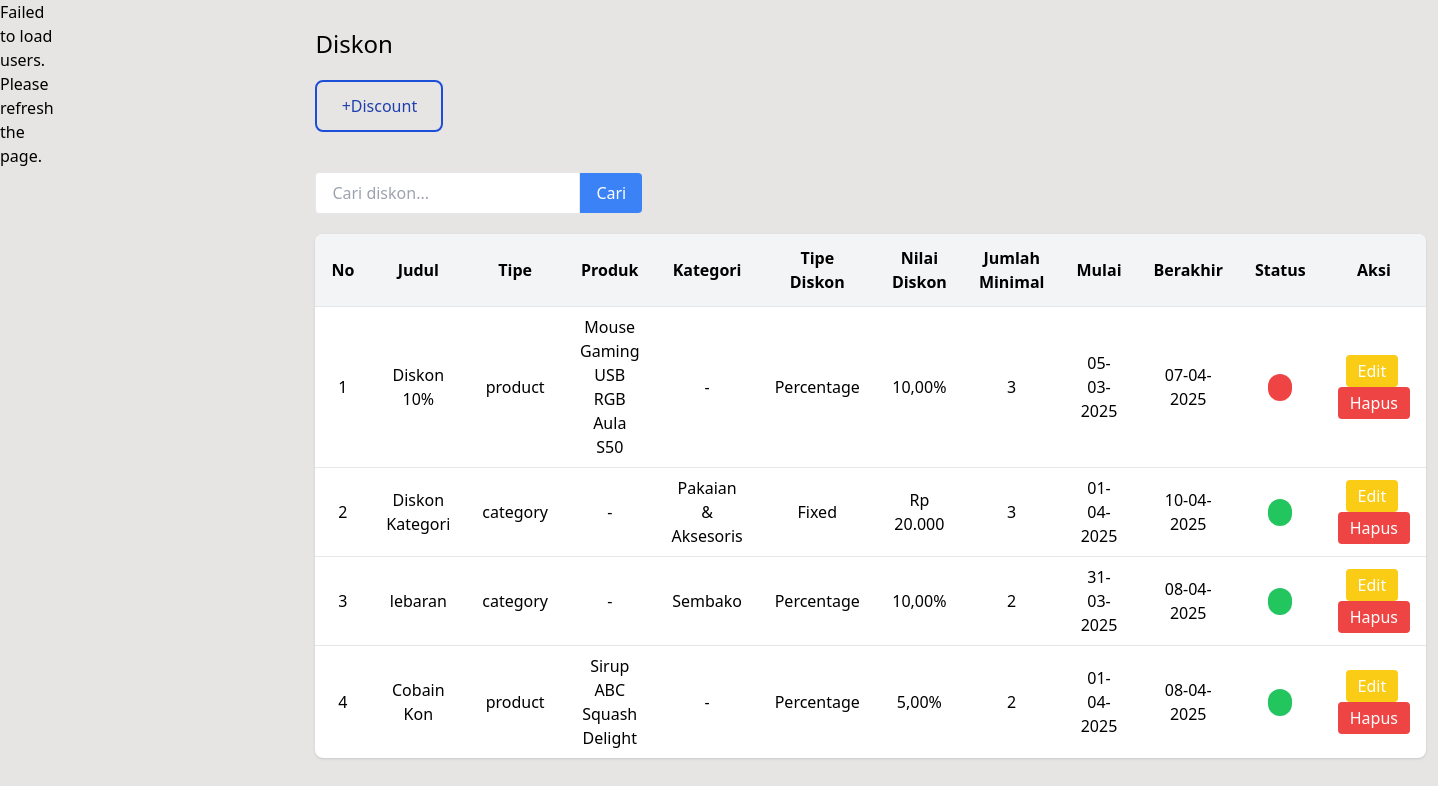
/admin/discount.php (signed in), run on the app's committed database.
### tables this page shows
CREATE TABLE `discounts` (
  `id` int NOT NULL,
  `name` varchar(255) NOT NULL,
  `type` enum('product','category') NOT NULL,
  `product_id` int DEFAULT NULL,
  `category_id` int DEFAULT NULL,
  `discount_type` enum('percentage','fixed') NOT NULL,
  `discount_value` decimal(10,2) NOT NULL,
  `min_quantity` int DEFAULT '1',
  `start_date` date NOT NULL,
  `end_date` date NOT NULL,
  `created_at` timestamp NULL DEFAULT CURRENT_TIMESTAMP,
  `updated_at` timestamp NULL DEFAULT CURRENT_TIMESTAMP ON UPDATE CURRENT_TIMESTAMP
);

CREATE TABLE `products` (
  `id` int NOT NULL,
  `name` varchar(255) NOT NULL,
  `description` text,
  `price` decimal(10,2) NOT NULL,
  `stock` int NOT NULL,
  `category_id` int NOT NULL,
  `image` varchar(255) DEFAULT NULL,
  `arrival_date` date NOT NULL,
  `created_at` timestamp NULL DEFAULT CURRENT_TIMESTAMP,
  `updated_at` timestamp NULL DEFAULT CURRENT_TIMESTAMP ON UPDATE CURRENT_TIMESTAMP
);

CREATE TABLE `categories` (
  `id` int NOT NULL,
  `category_name` varchar(50) NOT NULL,
  `created_at` timestamp NULL DEFAULT CURRENT_TIMESTAMP,
  `updated_at` timestamp NULL DEFAULT CURRENT_TIMESTAMP ON UPDATE CURRENT_TIMESTAMP
);

### admin/discount.php (the view, shortened to what this page needs)
<?php
require '../connection.php';
$search = $_GET['search'] ?? '';
$query = "SELECT d.*,
                 p.name AS product_name,
                 c.category_name
          FROM discounts d
          LEFT JOIN products p ON d.product_id = p.id
          LEFT JOIN categories c ON d.category_id = c.id
          WHERE d.name LIKE :search
             OR d.discount_type LIKE :search
             OR p.name LIKE :search
             OR c.category_name LIKE :search";
$stmt = $pdo->prepare($query);
$stmt->execute(['search' => "%$search%"]);
$discounts = $stmt->fetchAll(PDO::FETCH_ASSOC);
?>
<!DOCTYPE html>
<html lang="en">
<head>
    <script src="https://cdn.tailwindcss.com"></script>
</head>
<body class="flex bg-stone-200">
    <div id="sidebar"></div>
    <div class="ml-60  w-full px-3 py-7">
    <h1 class="text-2xl font-medium mb-5">Diskon</h1>
        <div class="mb-10">
            <a class="py-3 flex justify-center items-center w-32 rounded-lg border border-2 border-blue-700 text-blue-800 font-medium hover:bg-blue-700 hover:text-white" href="discount_form.php">+Discount</a>
        </div>
        <div class="flex gap-3 mb-5">
             <form class="flex items-center" method="GET" >
                <input type="text" id="searchInput" name="search" placeholder="Cari diskon..." class="border rounded-s px-4 py-2">
                <button id="searchButton" class="bg-blue-500 text-white px-4 py-2 rounded-e">Cari</button>
             </form>
        </div>
        <table class="w-full bg-white rounded-lg shadow overflow-hidden">
    <thead class="bg-gray-100 text-left ">
        <tr>
            <th class="px-4 py-3 text-center">No</th>
            <th class="px-4 py-3 text-center">Judul</th>
            <th class="px-4 py-3 text-center">Tipe</th>
            <th class="px-4 py-3 text-center">Produk</th>
            <th class="px-4 py-3 text-center">Kategori</th>
            <th class="px-4 py-3 text-center">Tipe Diskon</th>
            <th class="px-4 py-3 text-center">Nilai Diskon</th>
            <th class="px-4 py-3 text-center">Jumlah Minimal</th>
            <th class="px-4 py-3 text-center">Mulai</th>
            <th class="px-4 py-3 text-center">Berakhir</th>
            <th class="px-4 py-3 text-center">Status</th>
            <th class="px-4 py-3 text-center">Aksi</th>
        </tr>
    </thead>
    <tbody id="discountList">
        <?php
        $no = 1;
        $today = date('Y-m-d');
        foreach ($discounts as $discount):
            $isActive = ($today >= $discount['start_date'] && $today <= $discount['end_date']);
        ?>
        <tr class="border-t">
            <td class="px-4 py-2"><?= $no++; ?></td>
            <td class="px-4 py-2"><?= htmlspecialchars($discount['name']); ?></td>
            <td class="px-4 py-2"><?= htmlspecialchars($discount['type']); ?></td>
            <td class="px-4 py-2"><?= $discount['product_name'] ?: '-'; ?></td>
            <td class="px-4 py-2"><?= $discount['category_name'] ?: '-'; ?></td>
            <td class="px-4 py-2"><?= ucfirst($discount['discount_type']); ?></td>
            <td class="px-4 py-2">
                <?= $discount['discount_type'] === 'percentage'
                    ? number_format($discount['discount_value'], 2, ',', '.') . '%'
                    : 'Rp ' . number_format($discount['discount_value'], 0, ',', '.'); ?>
            </td>
            <td class="px-4 py-2"><?= $discount['min_quantity'] ?: '-'; ?></td>
            <td class="px-4 py-2"><?= date('d-m-Y', strtotime($discount['start_date'])); ?></td>
            <td class="px-4 py-2"><?= date('d-m-Y', strtotime($discount['end_date'])); ?></td>
            <td class="px-4 py-2">
                <span class="px-3 py-1 rounded-full text-white text-sm font-medium <?= $isActive ? 'bg-green-500' : 'bg-red-500' ?>"></span>
            </td>
            <td class="px-4 py-2 text-center">
                <a href="discount_form.php?id=<?= $discount['id']; ?>" class="bg-yellow-400 text-white px-3 py-1 rounded mr-1 inline-block">Edit</a>
                <a href="discount_process.php?delete=<?= $discount['id']; ?>" class="bg-red-500 text-white px-3 py-1 rounded inline-block"
                   onclick="return confirm('Hapus diskon ini?')">Hapus</a>
            </td>
        </tr>
        <?php endforeach; ?>
    </tbody>
</table>
    </div>
</body>
</html>

### admin/discount.php (style rules this page uses)
td { text-align:center }

### data on the page
discounts: name "Diskon 10%", type "product", product.name "Mouse Gaming USB RGB Aula S50", category_name "-", discount_type "Percentage", discount_value "10,00", min_quantity "3", start_date "05-03-2025", end_date "07-04-2025"
discounts: name "Diskon Kategori", type "category", product_name "-", category.category_name "Pakaian & Aksesoris", discount_type "Fixed", discount_value "20.000", min_quantity "3", start_date "01-04-2025", end_date "10-04-2025"
discounts: name "lebaran", type "category", product_name "-", category.category_name "Sembako", discount_type "Percentage", discount_value "10,00", min_quantity "2", start_date "31-03-2025", end_date "08-04-2025"
discounts: name "Cobain Kon", type "product", product.name "Sirup ABC Squash Delight", category_name "-", discount_type "Percentage", discount_value "5,00", min_quantity "2", start_date "01-04-2025", end_date "08-04-2025"
